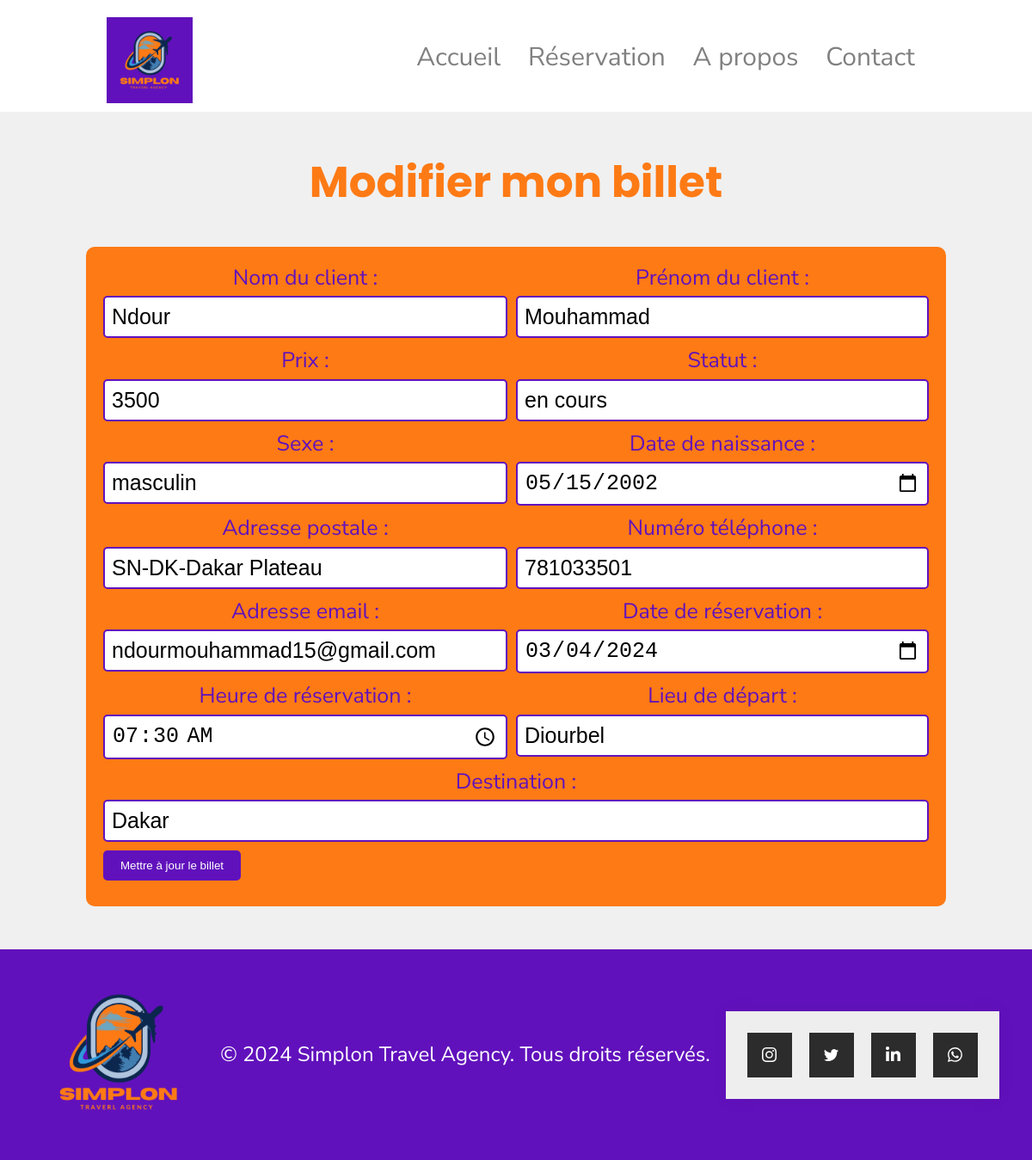
Page /update.php?id=1 on the committed database.
### tables this page shows
CREATE TABLE `billet` (
  `id_billet` int(11) NOT NULL,
  `date_reservation` date NOT NULL,
  `heure_reservation` time NOT NULL,
  `prix` int(11) NOT NULL,
  `statut` varchar(20) NOT NULL,
  `lieu_depart` varchar(50) NOT NULL,
  `destination` varchar(50) NOT NULL,
  `id_client` int(11) NOT NULL
);

CREATE TABLE `client` (
  `id_client` int(11) NOT NULL,
  `nom` varchar(20) NOT NULL,
  `prenom` varchar(30) NOT NULL,
  `sexe` varchar(10) NOT NULL,
  `dte_naissance` date NOT NULL,
  `nationalite` varchar(15) NOT NULL,
  `adresse_postale` varchar(50) NOT NULL,
  `num_tel` int(15) NOT NULL,
  `adresse_email` varchar(50) NOT NULL
);

### update.php (the view, shortened to what this page needs)
<?php
require('config.php');
$id = $_GET['id'];
$sql = 'SELECT * FROM billet JOIN client ON client.id_client = billet.id_client WHERE id_billet = :id';
$statement = $connection->prepare($sql);
$statement->bindValue(':id', $id);
$statement->execute();
$billets = $statement->fetch(PDO::FETCH_OBJ);
?>
<?php require('header.php') ?>
<div class="container">
    <h2>Modifier mon billet</h2>
    <form method="post" class="reservation-form">
    <div class="form-row">
        <div class="form-group">
            <label for="nom">Nom du client :</label>
            <input type="text" id="nom" name="nom" value="<?= $billets->nom ?>" >
        </div>
        <div class="form-group">
            <label for="prenom">Prénom du client :</label>
            <input type="text" id="prenom" name="prenom" value="<?= $billets->prenom ?>">
        </div>
    </div>
    <div class="form-row">
        <div class="form-group">
            <label for="prix">Prix :</label>
            <input type="text" id="prix" name="prix" value="<?= $billets->prix ?>">
        </div>
        <div class="form-group">
            <label for="statut">Statut :</label>
            <input type="text" id="statut" name="statut" value="<?= $billets->statut ?>">
        </div>
    </div>
    <div class="form-row">
        <div class="form-group">
            <label for="sexe">Sexe :</label>
            <input type="text" id="sexe" name="sexe" value="<?= $billets->sexe ?>">
        </div>
        <div class="form-group">
            <label for="dte_naissance">Date de naissance :</label>
            <input type="date" id="dte_naissance" name="dte_naissance" value="<?= $billets->dte_naissance ?>">
        </div>
    </div>
    <div class="form-row">
        <div class="form-group">
            <label for="adresse_postale">Adresse postale :</label>
            <input type="text" id="adresse_postale" name="adresse_postale" value="<?= $billets->adresse_postale ?>">
        </div>
        <div class="form-group">
            <label for="num_tel">Numéro téléphone :</label>
            <input type="tel" id="num_tel" name="num_tel" value="<?= $billets->num_tel ?>">
        </div>
    </div>
    <div class="form-row">
        <div class="form-group">
            <label for="adresse_email">Adresse email :</label>
            <input type="email" id="adresse_email" name="adresse_email" value="<?= $billets->adresse_email ?>">
        </div>
        <div class="form-group">
            <label for="date_reservation">Date de réservation :</label>
            <input type="date" id="date_reservation" name="date_reservation" value="<?= $billets->date_reservation ?>">
        </div>
    </div>
    <div class="form-row">
        <div class="form-group">
            <label for="heure_reservation">Heure de réservation :</label>
            <input type="time" id="heure_reservation" name="heure_reservation" value="<?= $billets->heure_reservation ?>">
        </div>
        <div class="form-group">
            <label for="lieu_depart">Lieu de départ :</label>
            <input type="text" id="lieu_depart" name="lieu_depart" value="<?= $billets->lieu_depart ?>">
        </div>
    </div>
    <div class="form-row">
        <div class="form-group">
            <label for="destination">Destination :</label>
            <input type="text" id="destination" name="destination" value="<?= $billets->destination ?>">
        </div>
    </div>
    <div class="form-row">
        <button type="submit">Mettre à jour le billet</button>
    </div>
</form>
</div>
<?php require('footer.php') ?>

### style/header-footer.css (style rules this page uses)
body { background-color: #F0F0F0; font-family: 'Nunito Sans', sans-serif; font-size: 14px; color: black; margin: 0; line-height: 1.3; }
.container { max-width: 800px; margin: 0 auto; text-align: center; }

### style/index.css (style rules this page uses)
body { background-color: #F0F0F0; font-family: 'Nunito Sans', sans-serif; font-size: 14px; color: black; margin: 0; line-height: 1.3; }
.container { padding: 0 15px; max-width: 1080px; margin-left: auto; margin-right: auto; }
.container h2 { margin-top: 50px; font-weight: bold; font-family: poppins; text-align: center; font-size: 50px; color: #fe7a15; }

### style/create.css (style rules this page uses)
body { background-color: #f0f0f0; font-family: "Nunito Sans", sans-serif; font-size: 14px; color: black; margin: 0; line-height: 1.3; }
.reservation-form { max-width: 1000px; margin: 0 auto; padding: 20px; background-color: #FE7A15; border-radius: 10px; }
.form-row { display: flex; flex-wrap: wrap; margin-bottom: 10px; }
.form-group { flex: 1 1 50%; padding-right: 10px; }
.form-group:last-child { padding-right: 0; }
.form-group label { display: block; margin-bottom: 5px; color: #6111BC; font-size: 25px; }
.form-group input[type="text"], .form-group input[type="tel"], .form-group input[type="email"], .form-group input[type="date"], .form-group input[type="time"] { width: 100%; padding: 8px; border: 2px solid #6111BC; border-radius: 5px; font-size: 25px; }
.form-row button { background-color: #6111BC; color: white; padding: 10px 20px; border: none; border-radius: 5px; cursor: pointer; transition: background-color 0.3s ease; }

### rows in the picture
billet: nom "Ndour", prenom "Mouhammad", prix "3500", statut "en cours", sexe "masculin", dte_naissance "05/15/2002", adresse_postale "SN-DK-Dakar Plateau", num_tel "781033501", adresse_email "ndourmouhammad15@gmail.com", date_reservation "03/04/2024", heure_reservation "07:30:00", lieu_depart "Diourbel", destination "Dakar"
